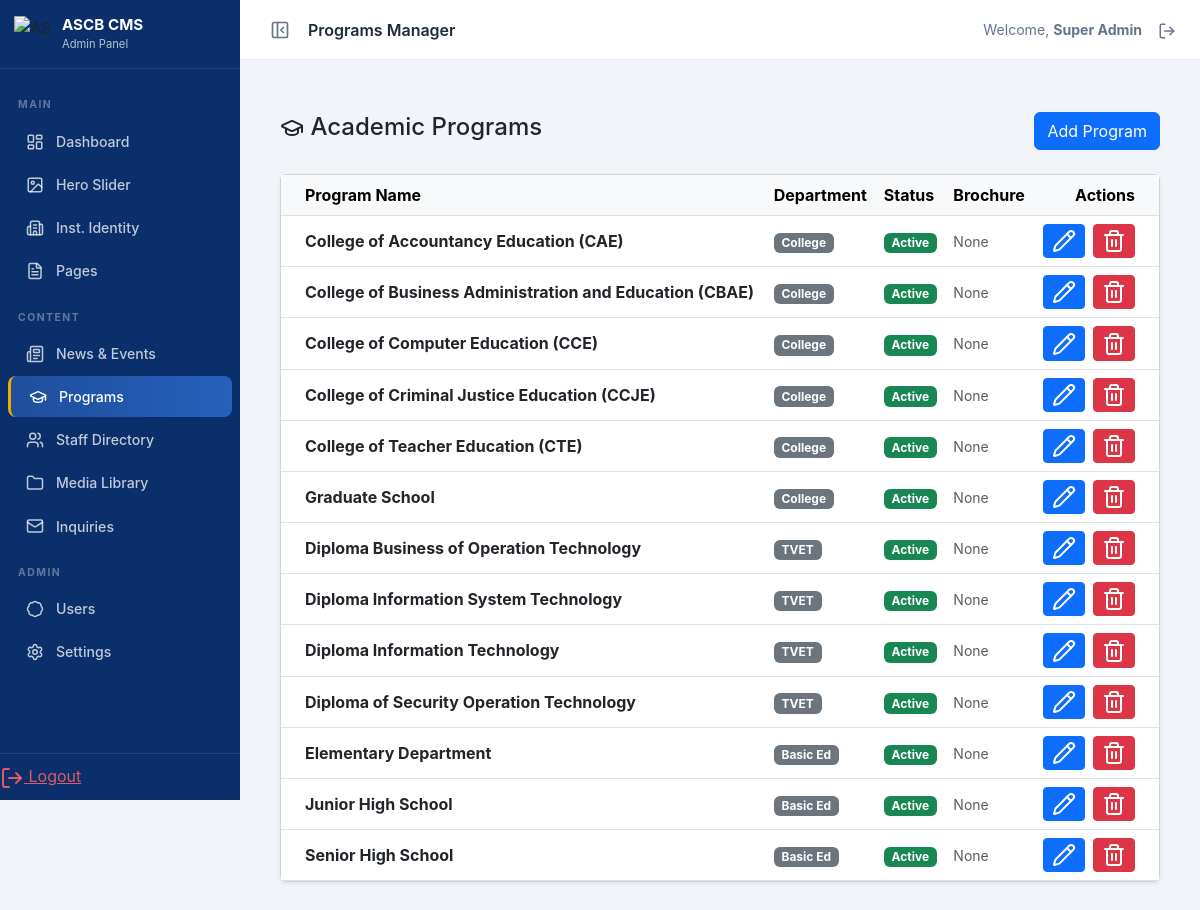
/admin/modules/programs/index.php (signed in), run on the app's committed database.
### tables this page shows
CREATE TABLE `programs` (
  `id` int(11) NOT NULL,
  `department` enum('College','TVET','Basic Ed') NOT NULL,
  `name` varchar(255) NOT NULL,
  `description` text DEFAULT NULL,
  `brochure_pdf` varchar(255) DEFAULT NULL,
  `is_active` tinyint(1) DEFAULT 1,
  `created_at` timestamp NOT NULL DEFAULT current_timestamp()
);

### app/core/Database.php (called while the page is built, shortened)
<?php
class Database {
    private $host = DB_HOST;
    private $user = DB_USER;
    private $pass = DB_PASS;
    private $dbname = DB_NAME;
    private $dbh;
    private $stmt;
    private static $instance = null;
    private function __construct() {
        $dsn = 'mysql:host=' . $this->host . ';dbname=' . $this->dbname;
        $options = array(
            PDO::ATTR_PERSISTENT => false,
            PDO::ATTR_ERRMODE => PDO::ERRMODE_EXCEPTION,
            PDO::ATTR_DEFAULT_FETCH_MODE => PDO::FETCH_OBJ
        );
        try {
            $this->dbh = new PDO($dsn, $this->user, $this->pass, $options);
        } catch(PDOException $e) {
            $this->error = $e->getMessage();
            echo "Database Connection Error: " . $this->error;
        }
    }
    public static function getInstance() {
        if (self::$instance == null) {
            self::$instance = new Database();
        }
        return self::$instance;
    }
    public function query($sql) {
        $this->stmt = $this->dbh->prepare($sql);
    }
    public function execute() {
        return $this->stmt->execute();
    }
    public function resultSet() {
        $this->execute();
        return $this->stmt->fetchAll();
    }
}

### public_html/admin/modules/programs/index.php (the view, shortened to what this page needs)
<?php
require_once '../../../../app/core/Database.php';
$db = Database::getInstance();
$db->query('SELECT * FROM programs ORDER BY department ASC, name ASC');
$programs = $db->resultSet();
?>
<?php
require_once __DIR__ . '/../../partials/header.php';
require_once __DIR__ . '/../../partials/sidebar.php';
?>
<main class="main-content" id="mainContent">
<div class="container-fluid py-4">
    <div class="d-flex justify-content-between align-items-center mb-4">
        <h4><i data-lucide="graduation-cap"></i> Academic Programs</h4>
        <div>
            <button class="btn btn-primary" data-bs-toggle="modal" data-bs-target="#addProgramModal">Add Program</button>
        </div>
    </div>
    <div class="card shadow-sm">
        <div class="card-body p-0">
            <table class="table table-hover mb-0 align-middle">
                <thead class="table-light">
                    <tr>
                        <th class="ps-4">Program Name</th>
                        <th>Department</th>
                        <th>Status</th>
                        <th>Brochure</th>
                        <th class="text-end pe-4">Actions</th>
                    </tr>
                </thead>
                <tbody>
                    <?php foreach($programs as $prog): ?>
                    <tr>
                        <td class="ps-4"><strong><?php echo htmlspecialchars($prog->name); ?></strong></td>
                        <td><span class="badge bg-secondary"><?php echo htmlspecialchars($prog->department); ?></span></td>
                        <td>
                            <?php if($prog->is_active): ?>
                                <span class="badge bg-success">Active</span>
                            <?php else: ?>
                                <span class="badge bg-danger">Inactive</span>
                            <?php endif; ?>
                        </td>
                        <td>
                            <?php if($prog->brochure_pdf): ?>
                                <a href="/<?php echo htmlspecialchars($prog->brochure_pdf); ?>" target="_blank" class="btn btn-sm btn-outline-danger"><i data-lucide="file-text"></i> PDF</a>
                            <?php else: ?>
                                <span class="text-muted small">None</span>
                            <?php endif; ?>
                        </td>
                        <td class="text-end pe-4">
                            <button class="btn btn-sm btn-primary me-1" onclick='editProgram(<?php echo json_encode($prog); ?>)'><i data-lucide="pencil"></i></button>
                            <form action="" method="POST" class="d-inline" onsubmit="return confirm('Delete this program?');">
                                <button type="submit" class="btn btn-sm btn-danger"><i data-lucide="trash-2"></i></button>
                            </form>
                        </td>
                    </tr>
                    <?php endforeach; ?>
                </tbody>
            </table>
        </div>
    </div>
</div>
</main>
<?php require_once __DIR__ . '/../../partials/footer.php'; ?>

### public_html/admin/partials/header.php (style rules this page uses)
:root { --sidebar-width: 240px; --sidebar-collapsed-width: 64px; --sidebar-bg: #0B2F6B; --sidebar-hover: #1F4E9C; --topbar-height: 60px; --gold: #F2A900; --transition: 0.28s cubic-bezier(.4,0,.2,1); }
* { box-sizing: border-box; }
body { font-family: 'Inter', sans-serif; background: #f1f4f9; margin: 0; }
.main-content { margin-left: var(--sidebar-width); margin-top: var(--topbar-height); padding: 28px; transition: margin-left var(--transition); min-height: 100vh; }

### data on the page
programs: name "College of Accountancy Education (CAE)", department "College", is_active "Active", shows "None"
programs: name "College of Business Administration and Education (CBAE)", department "College", is_active "Active", shows "None"
programs: name "College of Computer Education (CCE)", department "College", is_active "Active", shows "None"
programs: name "College of Criminal Justice Education (CCJE)", department "College", is_active "Active", shows "None"
programs: name "College of Teacher Education (CTE)", department "College", is_active "Active", shows "None"
programs: name "Graduate School", department "College", is_active "Active", shows "None"
programs: name "Diploma Business of Operation Technology", department "TVET", is_active "Active", shows "None"
programs: name "Diploma Information System Technology", department "TVET", is_active "Active", shows "None"
programs: name "Diploma Information Technology", department "TVET", is_active "Active", shows "None"
programs: name "Diploma of Security Operation Technology", department "TVET", is_active "Active", shows "None"
programs: name "Elementary Department", department "Basic Ed", is_active "Active", shows "None"
programs: name "Junior High School", department "Basic Ed", is_active "Active", shows "None"
programs: name "Senior High School", department "Basic Ed", is_active "Active", shows "None"

### other printed values
$page_title "Programs Manager"
$_SESSION['admin_full_name'] "Super Admin"
